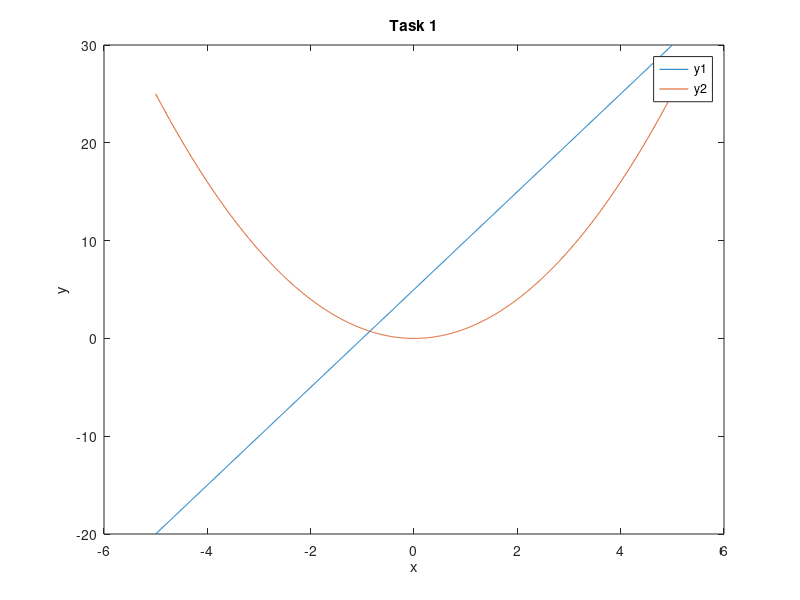

The MATLAB script that drew this image:
x = -5:0.01:5;
y1 = @(x) (5*x) + 5;
y2 = @(x) power(x, 2);
plot(x, y1(x), x, y2(x));
title('Task 1');
xlabel('x');
ylabel('y');
legend('y1', 'y2');




